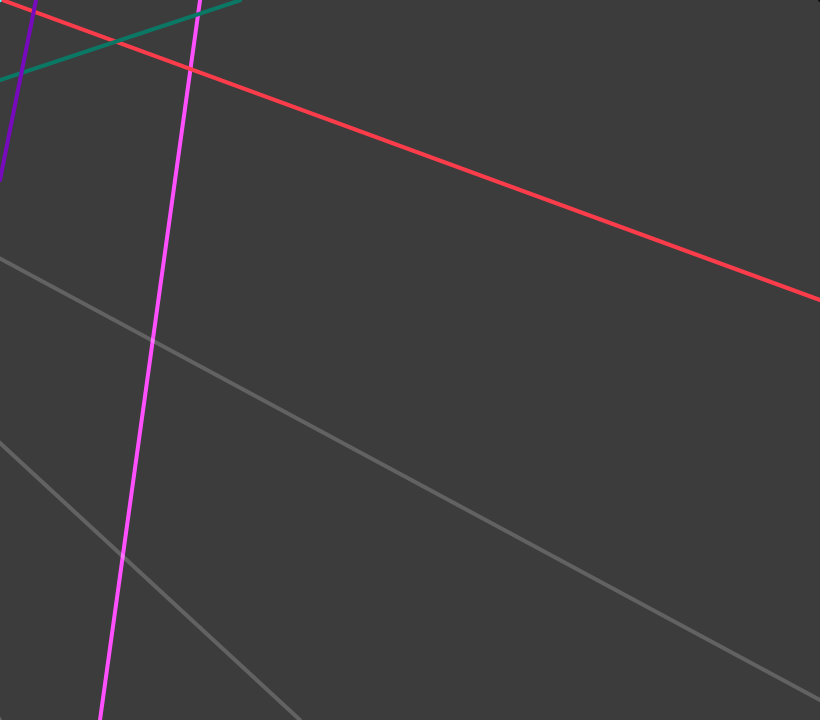
Frame 1 (no input)
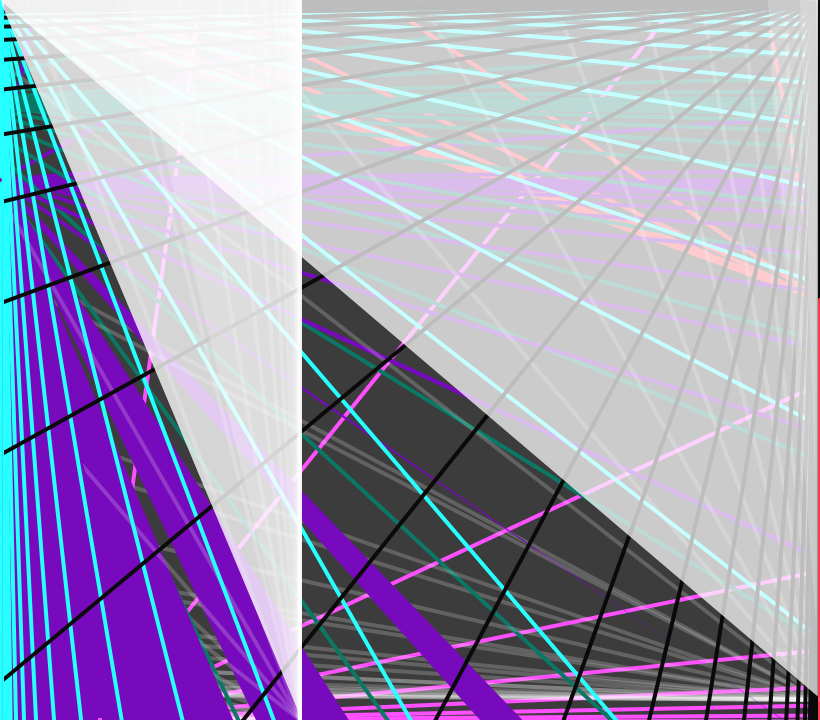
Frame 60 (no input)
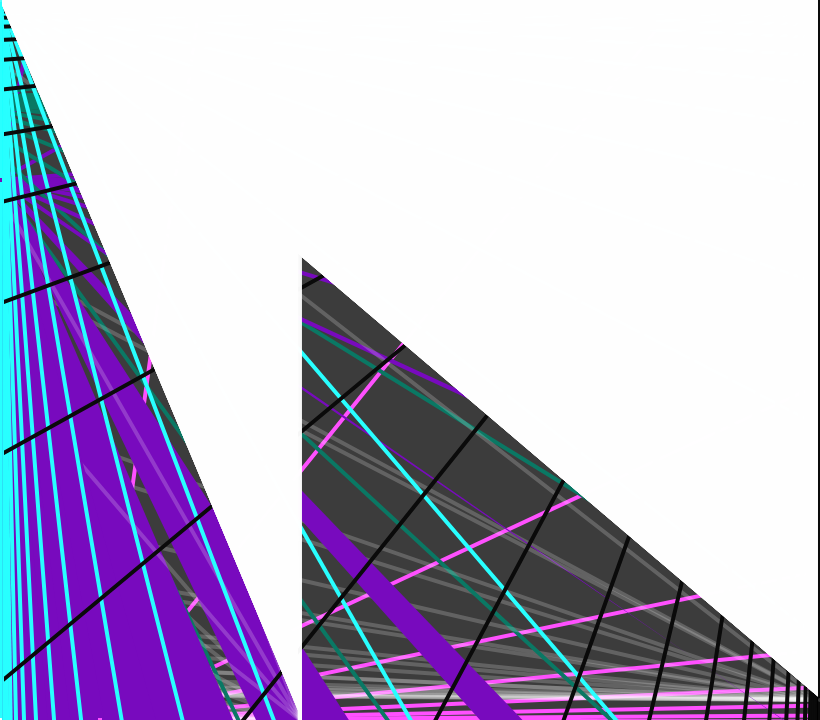
Frame 120 (the mouse pressed at the canvas centre since frame 60)

The p5.js sketch that drew these frames (run headless with seeded random() and noise() and a simulated clock; from frame 60 on, the mouse is pressed at the canvas centre):

// p5.js sketch
// ── sketch.js
x = 0.05
y = 0.05
function setup() {
  createCanvas(820, 720);
  background(60);
}

function draw() {
  //blue stroke
  stroke(40,400,400);
  strokeWeight(4);
  line(x, y, 0, 0);
  x = x +200
  y = y * 3
  
  //pink stroke
   stroke(900, 80, 700)
   line(x , y , 100, 720);
  
  //black stroke
  stroke(10)
  line(820, 0, x/y, y/x);
  x = x + 70
  y = y +30
  stroke(250, 60, 75);

  
 // red stroke 
  line (820, 300, x/80, y/80);
  x = x-30
  y = y-30
 
 //green line
  stroke(10, 120, 100)
  line(x, y *2, -60, 100)
  
  //purpleline
  stroke(120,10,190);
  line(x*y,y*y,0,180 )
  x=x*2
  
  //line
  stroke(800,50);
  line(-x,-y,0,720);
  
   //line
  stroke(800,50);
  line(-x,-y,300,720);
   //line
  stroke(800,50);
  line(-x,-y,0,0);
   //line
  stroke(800,50);
  line(-x,-y,820,700);
  
}
